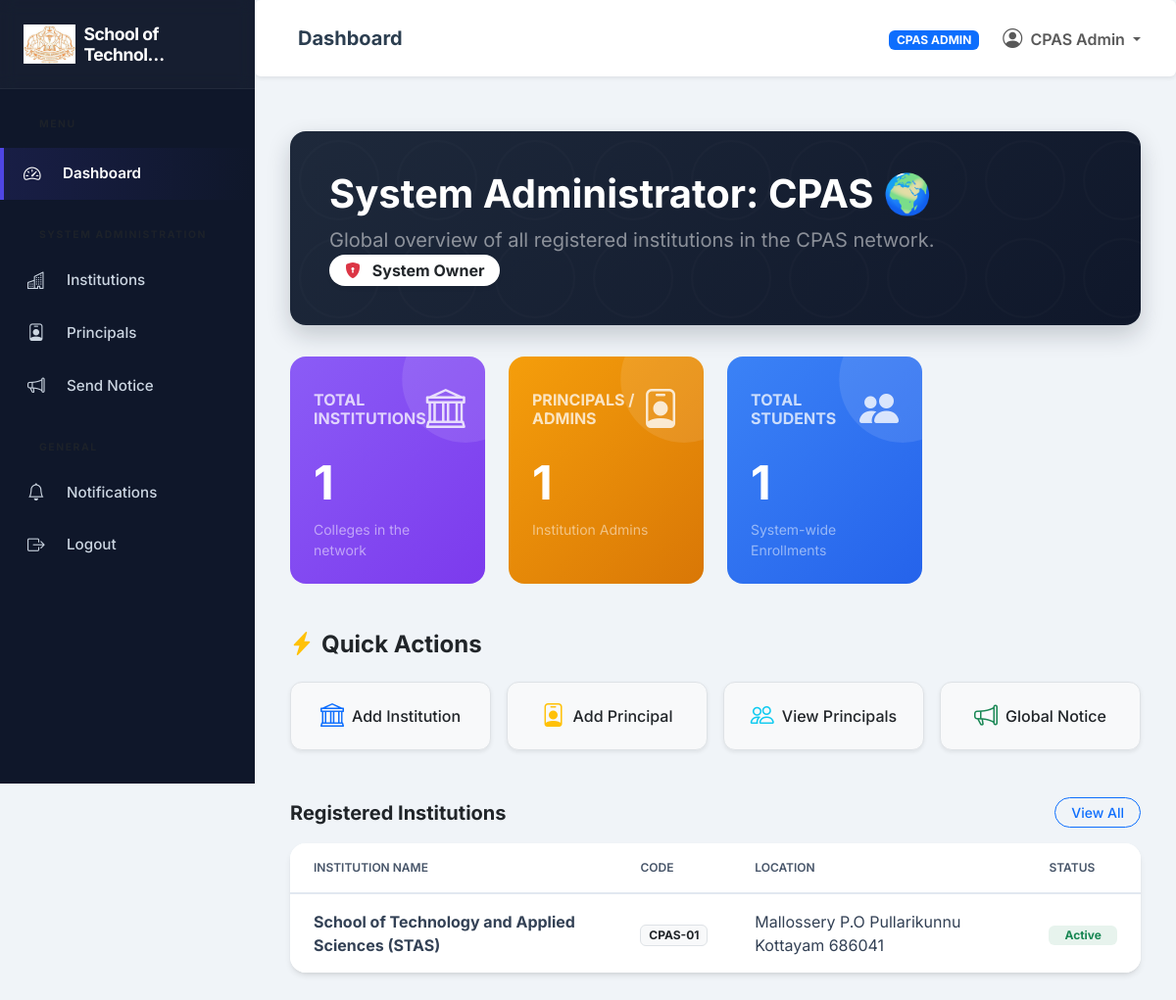
Screenshot of /dashboard/admin/ (signed in) with the database file from the repository.
### institutions/models.py (models this page shows, shortened)
class Institution(models.Model):
    institution_name = models.CharField(max_length=255)
    institution_code = models.CharField(max_length=50, unique=True)
    location = models.TextField()
    principal = models.OneToOneField(settings.AUTH_USER_MODEL, on_delete=models.SET_NULL, null=True, blank=True, related_name='principal_of', limit_choices_to={'role': 'INSTITUTION_ADMIN'})
    vice_principal = models.OneToOneField(settings.AUTH_USER_MODEL, on_delete=models.SET_NULL, null=True, blank=True, related_name='vice_principal_of', limit_choices_to={'role': 'INSTITUTION_ADMIN'})
    contact_email = models.EmailField()
    contact_phone = models.CharField(max_length=20, null=True, blank=True)
    logo = models.ImageField(upload_to='institutions/logos/', null=True, blank=True)
    established_date = models.DateField(null=True, blank=True)
    is_active = models.BooleanField(default=True)
    created_at = models.DateTimeField(auto_now_add=True)
    updated_at = models.DateTimeField(auto_now=True)
    @property
    def name(self):
        return self.institution_name
    @property
    def code(self):
        return self.institution_code

### accounts/models.py (models this page shows, shortened)
class User(AbstractUser):
    class Role(models.TextChoices):
        SUPER_ADMIN = 'SUPER_ADMIN', 'CPAS Admin'
        INSTITUTION_ADMIN = 'INSTITUTION_ADMIN', 'Principal / Vice Principal'
        HOD = 'HOD', 'HOD'
        FACULTY = 'FACULTY', 'Faculty'
        STUDENT = 'STUDENT', 'Student'
    email = models.EmailField(_('email address'), unique=True)
    role = models.CharField(max_length=20, choices=Role.choices, default=Role.STUDENT)
    phone_number = models.CharField(max_length=15, blank=True, null=True)
    profile_picture = models.ImageField(upload_to='profiles/', null=True, blank=True)
    USERNAME_FIELD = 'email'
    REQUIRED_FIELDS = []
    objects = CustomUserManager()
    @property
    def is_super_admin(self):
        return self.role == self.Role.SUPER_ADMIN or self.is_superuser
    @property
    def is_institution_admin(self):
        return self.role == self.Role.INSTITUTION_ADMIN
    @property
    def is_hod(self):
        return self.role == self.Role.HOD
    @property
    def is_faculty(self):
        return self.role == self.Role.FACULTY
    @property
    def is_student(self):
        return self.role == self.Role.STUDENT

### dashboard/views.py (the view)
# urls.py: path('admin/', views.admin_dashboard, name='admin_dashboard'),
@login_required
@super_admin_required
def admin_dashboard(request):
    context = {
        'total_institutions': Institution.objects.count(),
        'total_principals': User.objects.filter(role=User.Role.INSTITUTION_ADMIN).count(),
        'total_students': Student.objects.count(),
        'total_faculty': Faculty.objects.count(),
        'recent_institutions': Institution.objects.all()[:5],
        'role_title': 'CPAS Super Admin'
    }
    return render(request, 'dashboard/super_admin.html', context)

### dashboard/templates/dashboard/super_admin.html (shortened to what this page needs)
{% extends 'base_dashboard.html' %}
{% block dashboard_content %}
<div class="container-fluid py-2">
    <div class="admin-welcome-banner d-flex justify-content-between align-items-center flex-wrap">
        <div>
            <h1 class="fw-bold mb-2">System Administrator: {{ request.user.first_name|default:"Super Admin" }} 🌍</h1>
            <p class="mb-0 fs-5 text-white-50">Global overview of all registered institutions in the CPAS network.</p>
        </div>
        <div class="mt-3 mt-md-0">
            <span class="badge bg-white text-dark fs-6 py-2 px-3 rounded-pill shadow-sm">
                <i class="bi bi-shield-lock-fill me-2 text-danger"></i> System Owner
            </span>
        </div>
    </div>
    <div class="row g-4 mb-5">
        <div class="col-12 col-md-6 col-xl-3">
            <div class="card stat-card bg-gradient-purple h-100">
                <div class="card-body p-4">
                    <div class="d-flex justify-content-between align-items-center mb-3">
                        <h6 class="card-title text-uppercase fw-bold opacity-75 mb-0">Total Institutions</h6>
                        <i class="bi bi-bank stat-icon"></i>
                    </div>
                    <h2 class="display-5 fw-bold mb-0">{{ total_institutions }}</h2>
                    <div class="mt-2 text-white-50 small">Colleges in the network</div>
                </div>
            </div>
        </div>
        <div class="col-12 col-md-6 col-xl-3">
            <div class="card stat-card bg-gradient-orange h-100">
                <div class="card-body p-4">
                    <div class="d-flex justify-content-between align-items-center mb-3">
                        <h6 class="card-title text-uppercase fw-bold opacity-75 mb-0">Principals / Admins</h6>
                        <i class="bi bi-person-badge stat-icon"></i>
                    </div>
                    <h2 class="display-5 fw-bold mb-0">{{ total_principals }}</h2>
                    <div class="mt-2 text-white-50 small">Institution Admins</div>
                </div>
            </div>
        </div>
        <div class="col-12 col-md-6 col-xl-3">
            <div class="card stat-card bg-gradient-blue h-100">
                <div class="card-body p-4">
                    <div class="d-flex justify-content-between align-items-center mb-3">
                        <h6 class="card-title text-uppercase fw-bold opacity-75 mb-0">Total Students</h6>
                        <i class="bi bi-people-fill stat-icon"></i>
                    </div>
                    <h2 class="display-5 fw-bold mb-0">{{ total_students }}</h2>
                    <div class="mt-2 text-white-50 small">System-wide Enrollments</div>
                </div>
            </div>
        </div>
    </div>
    <div class="mb-5">
        <h4 class="fw-bold mb-4 text-dark"><i class="bi bi-lightning-charge-fill text-warning me-2"></i>Quick Actions</h4>
        <div class="row g-3">
            <div class="col-6 col-md-3">
                <a href="{% url 'institutions:institution_add' %}" class="btn btn-light w-100 quick-action-btn shadow-sm border">
                    <i class="bi bi-bank text-primary fs-4"></i>
                    <span class="text-dark">Add Institution</span>
                </a>
            </div>
            <div class="col-6 col-md-3">
                <a href="{% url 'institutions:add_principal' %}" class="btn btn-light w-100 quick-action-btn shadow-sm border">
                    <i class="bi bi-person-badge text-warning fs-4"></i>
                    <span class="text-dark">Add Principal</span>
                </a>
            </div>
            <div class="col-6 col-md-3">
                <a href="{% url 'institutions:manage_principals' %}" class="btn btn-light w-100 quick-action-btn shadow-sm border">
                    <i class="bi bi-people text-info fs-4"></i>
                    <span class="text-dark">View Principals</span>
                </a>
            </div>
            <div class="col-6 col-md-3">
                <a href="{% url 'notifications:send_notification' %}" class="btn btn-light w-100 quick-action-btn shadow-sm border">
                    <i class="bi bi-megaphone text-success fs-4"></i>
                    <span class="text-dark">Global Notice</span>
                </a>
            </div>
        </div>
    </div>
    <div class="row g-4">
        <div class="col-12">
            <div class="d-flex justify-content-between align-items-center mb-3">
                <h5 class="fw-bold mb-0 text-dark">Registered Institutions</h5>
                <a href="{% url 'institutions:institution_list' %}" class="btn btn-sm btn-outline-primary rounded-pill px-3">View All</a>
            </div>
            <div class="table-modern">
                <div class="table-responsive">
                    <table class="table table-borderless mb-0">
                        <thead>
                            <tr>
                                <th>Institution Name</th>
                                <th>Code</th>
                                <th>Location</th>
                                <th>Status</th>
                            </tr>
                        </thead>
                        <tbody>
                            {% for inst in recent_institutions %}
                            <tr>
                                <td class="fw-bold">{{ inst.name }}</td>
                                <td><span class="badge bg-light text-dark border">{{ inst.code }}</span></td>
                                <td>{{ inst.location }}</td>
                                <td>
                                    {% if inst.is_active %}<span class="badge bg-success bg-opacity-10 text-success px-3">Active</span>
                                    {% else %}<span class="badge bg-secondary px-3">Inactive</span>{% endif %}
                                </td>
                            </tr>
                            {% empty %}
                            <tr><td colspan="4" class="text-center py-4 text-muted">No institutions found.</td></tr>
                            {% endfor %}
                        </tbody>
                    </table>
                </div>
            </div>
        </div>
    </div>
</div>
{% endblock %}

### templates/includes/sidebar.html (shortened to what this page needs)
<nav id="sidebar">
    <div class="sidebar-header">
        <a href="{% url 'dashboard:index' %}" class="text-decoration-none">
            <h4 class="mb-0 fw-bold d-flex align-items-center text-white">
                {% if current_institution and current_institution.logo %}
                    <img src="{{ current_institution.logo.url }}" alt="{{ current_institution.name }}" class="me-2" style="max-height: 40px; width: auto; object-fit: contain;">
                {% else %}
                    <i class="bi bi-mortarboard-fill me-2 text-primary"></i>
                {% endif %}
                <span style="font-size: 1.1rem; letter-spacing: -0.5px;">
                    {% if current_institution %}
                        {{ current_institution.name|truncatechars:18 }}
                    {% else %}
                        CPAS ERP
                    {% endif %}
                </span>
            </h4>
        </a>
    </div>
    <ul class="list-unstyled components">
        <p class="text-uppercase fw-bold ms-3 mb-2 text-muted" style="font-size:0.65rem;">Menu</p>
        <li class="{% if '/dashboard/' in request.path %}active{% endif %}">
            {% if user.is_super_admin %}
                <a href="{% url 'dashboard:admin_dashboard' %}"><i class="bi bi-speedometer2 me-2"></i> Dashboard</a>
            {% elif user.is_institution_admin %}
                <a href="{% url 'dashboard:principal_dashboard' %}"><i class="bi bi-speedometer2 me-2"></i> Dashboard</a>
            {% elif user.is_hod %}
                <a href="{% url 'dashboard:hod_dashboard' %}"><i class="bi bi-speedometer2 me-2"></i> Dashboard</a>
            {% elif user.is_faculty %}
                <a href="{% url 'dashboard:faculty_dashboard' %}"><i class="bi bi-speedometer2 me-2"></i> Dashboard</a>
            {% elif user.is_student %}
                <a href="{% url 'dashboard:student_dashboard' %}"><i class="bi bi-speedometer2 me-2"></i> Dashboard</a>
            {% else %}
                <a href="{% url 'accounts:login' %}"><i class="bi bi-speedometer2 me-2"></i> Dashboard</a>
            {% endif %}
        </li>
        {% if user.is_super_admin %}
        <p class="text-uppercase fw-bold ms-3 mt-3 mb-1 text-muted" style="font-size:0.65rem;">System Administration</p>
        <li><a href="{% url 'institutions:institution_list' %}"><i class="bi bi-buildings me-2"></i> Institutions</a></li>
        <li><a href="{% url 'institutions:manage_principals' %}"><i class="bi bi-person-badge me-2"></i> Principals</a></li>
        <li><a href="{% url 'notifications:send_notification' %}"><i class="bi bi-megaphone me-2"></i> Send Notice</a></li>
        {% endif %}
        <p class="text-uppercase fw-bold ms-3 mt-3 mb-1 text-muted" style="font-size:0.65rem;">General</p>
        <li><a href="{% url 'notifications:notification_list' %}"><i class="bi bi-bell me-2"></i> Notifications</a></li>
        <li>
            <a href="javascript:void(0)" onclick="if(confirm('Are you sure you want to logout?')) document.getElementById('logout-form-sidebar').submit();">
                <i class="bi bi-box-arrow-right me-2"></i> Logout
            </a>
        </li>
    </ul>
</nav>

### templates/includes/navbar.html (shortened to what this page needs)
<nav class="navbar navbar-expand-lg navbar-light bg-white rounded shadow-sm mb-4 p-3">
    <div class="container-fluid">
        <h5 class="mb-0 ms-3 fw-bold text-gray-800 d-none d-md-block">
            {% block page_title %}Dashboard{% endblock %}
        </h5>
        <div class="collapse navbar-collapse d-flex justify-content-end" id="navbarSupportedContent">
            <ul class="nav navbar-nav ml-auto align-items-center">
                <li class="nav-item me-3">
                    <span class="badge bg-primary text-uppercase px-2 py-1">{{ user.get_role_display }}</span>
                </li>
                <li class="nav-item dropdown">
                    <a class="nav-link dropdown-toggle fw-semibold" href="#" id="navbarDropdown" role="button" data-bs-toggle="dropdown">
                        <i class="bi bi-person-circle fs-5 me-1"></i> {{ user.get_full_name|default:user.email }}
                    </a>
                </li>
            </ul>
        </div>
    </div>
</nav>

### rows the page displays
Institution: logo (picture), name "School of Technol…", name "School of Technology and Applied Sciences (STAS)", code "CPAS-01", location "Mallossery P.O Pullarikunnu Kottayam 686041", is_active "Active"
User: role "CPAS ADMIN", get_full_name "CPAS Admin", user.first_name "CPAS"

### other values shown
{{ total_institutions }} "1"
{{ total_principals }} "1"
{{ total_students }} "1"
